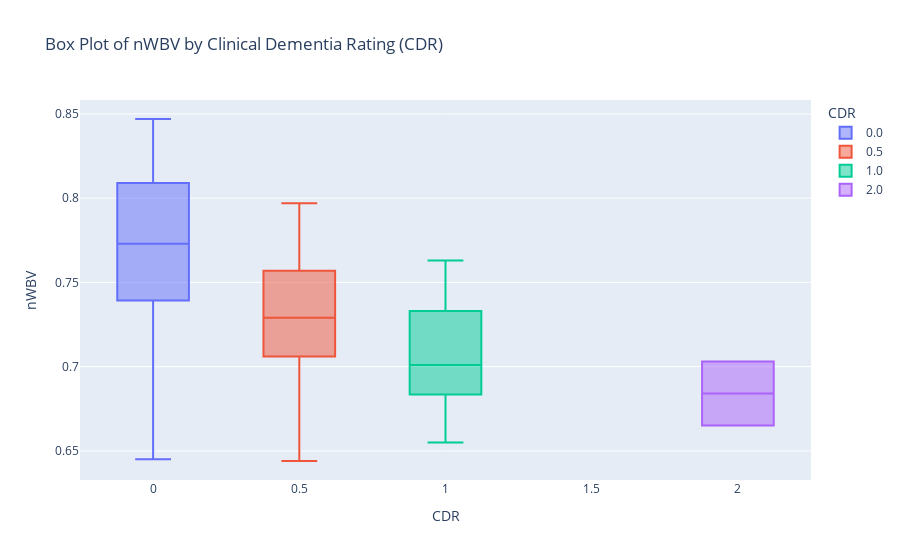

The cell this chart's notebook holds for it:
### Markdown cell above
## CDR vs nWBV

### Code cell
fig = px.box(data, y="nWBV", x='CDR', color='CDR', title=f'Box Plot of nWBV by Clinical Dementia Rating (CDR)')
fig.update_layout(xaxis_title='CDR', yaxis_title="nWBV")
fig.show()

### Figure 1 — Plotly figure (JSON) as saved in the notebook; plotly's stock layout.template omitted (floating-point values rounded to 4 significant figures; data arrays with more than 128 entries replaced by an {"elided": "..."} marker saying what was removed)
{"data": [{"alignmentgroup": "True", "hovertemplate": "CDR=%{x}<br>nWBV=%{y}<extra></extra>", "legendgroup": "0.0", "marker": {"color": "#636efa"}, "name": "0.0", "notched": false, "offsetgroup": "0.0", "orientation": "v", "showlegend": true, "type": "box", "x": {"elided": "135 int values"}, "x0": " ", "xaxis": "x", "y": {"elided": "135 float values"}, "y0": " ", "yaxis": "y"}, {"alignmentgroup": "True", "hovertemplate": "CDR=%{x}<br>nWBV=%{y}<extra></extra>", "legendgroup": "0.5", "marker": {"color": "#EF553B"}, "name": "0.5", "notched": false, "offsetgroup": "0.5", "orientation": "v", "showlegend": true, "type": "box", "x": [0.5, 0.5, 0.5, 0.5, 0.5, 0.5, 0.5, 0.5, 0.5, 0.5, 0.5, 0.5, 0.5, 0.5, 0.5, 0.5, 0.5, 0.5, 0.5, 0.5, 0.5, 0.5, 0.5, 0.5, 0.5, 0.5, 0.5, 0.5, 0.5, 0.5, 0.5, 0.5, 0.5, 0.5, 0.5, 0.5, 0.5, 0.5, 0.5, 0.5, 0.5, 0.5, 0.5, 0.5, 0.5, 0.5, 0.5, 0.5, 0.5, 0.5, 0.5, 0.5, 0.5, 0.5, 0.5, 0.5, 0.5, 0.5, 0.5, 0.5, 0.5, 0.5, 0.5, 0.5, 0.5, 0.5, 0.5, 0.5, 0.5, 0.5], "x0": " ", "xaxis": "x", "y": [0.708, 0.719, 0.739, 0.765, 0.757, 0.71, 0.772, 0.758, 0.709, 0.787, 0.734, 0.765, 0.776, 0.727, 0.772, 0.693, 0.726, 0.736, 0.797, 0.709, 0.695, 0.784, 0.753, 0.689, 0.727, 0.687, 0.771, 0.653, 0.716, 0.722, 0.692, 0.644, 0.701, 0.786, 0.736, 0.742, 0.689, 0.709, 0.679, 0.745, 0.676, 0.751, 0.694, 0.727, 0.706, 0.738, 0.723, 0.693, 0.735, 0.756, 0.773, 0.76, 0.678, 0.694, 0.743, 0.716, 0.76, 0.705, 0.794, 0.644, 0.763, 0.742, 0.747, 0.773, 0.723, 0.721, 0.739, 0.728, 0.748, 0.73], "y0": " ", "yaxis": "y"}, {"alignmentgroup": "True", "hovertemplate": "CDR=%{x}<br>nWBV=%{y}<extra></extra>", "legendgroup": "1.0", "marker": {"color": "#00cc96"}, "name": "1.0", "notched": false, "offsetgroup": "1.0", "orientation": "v", "showlegend": true, "type": "box", "x": [1, 1, 1, 1, 1, 1, 1, 1, 1, 1, 1, 1, 1, 1, 1, 1, 1, 1, 1, 1, 1, 1, 1, 1, 1, 1, 1, 1], "x0": " ", "xaxis": "x", "y": [0.738, 0.674, 0.695, 0.697, 0.699, 0.668, 0.73, 0.655, 0.715, 0.665, 0.672, 0.669, 0.739, 0.703, 0.715, 0.683, 0.684, 0.745, 0.69, 0.692, 0.763, 0.736, 0.706, 0.761, 0.715, 0.715, 0.687, 0.762], "y0": " ", "yaxis": "y"}, {"alignmentgroup": "True", "hovertemplate": "CDR=%{x}<br>nWBV=%{y}<extra></extra>", "legendgroup": "2.0", "marker": {"color": "#ab63fa"}, "name": "2.0", "notched": false, "offsetgroup": "2.0", "orientation": "v", "showlegend": true, "type": "box", "x": [2, 2], "x0": " ", "xaxis": "x", "y": [0.703, 0.665], "y0": " ", "yaxis": "y"}], "layout": {"boxmode": "overlay", "legend": {"title": {"text": "CDR"}, "tracegroupgap": 0}, "title": {"text": "Box Plot of nWBV by Clinical Dementia Rating (CDR)"}, "xaxis": {"anchor": "y", "categoryarray": [0, 0.5, 1, 2], "categoryorder": "array", "domain": [0, 1], "title": {"text": "CDR"}}, "yaxis": {"anchor": "x", "domain": [0, 1], "title": {"text": "nWBV"}}}}
